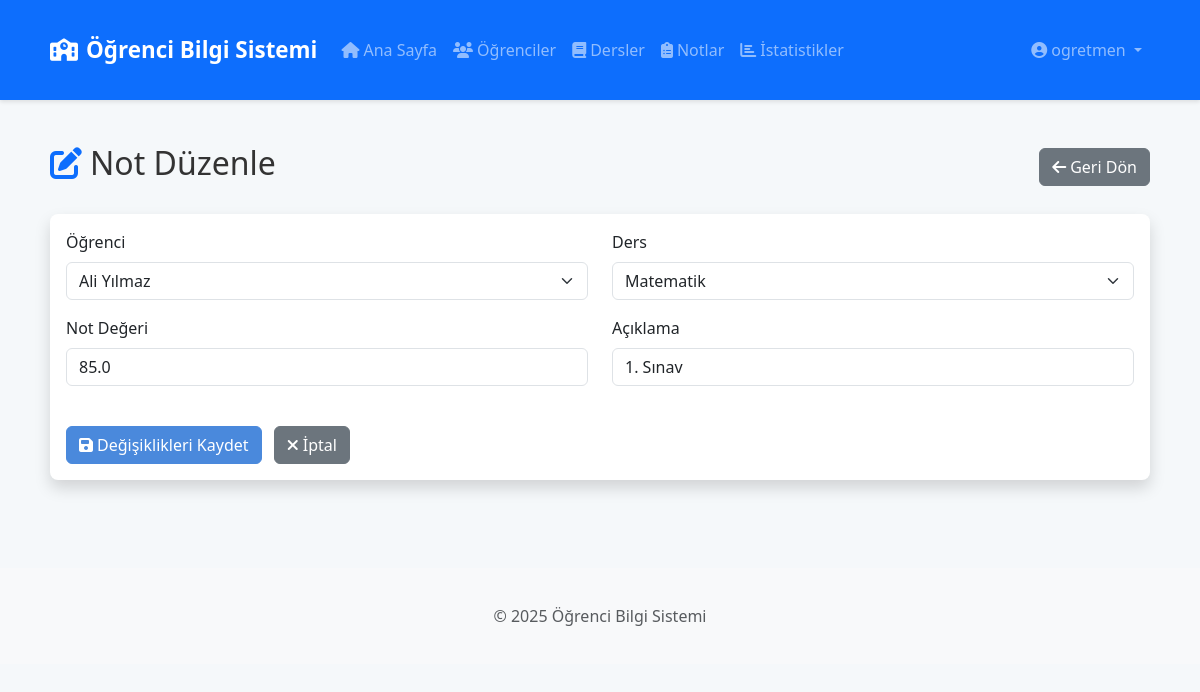
/not/duzenle/1 (signed in), run on the app's committed database.
### app.py (models this page shows, shortened)
class Not(db.Model):
    id = db.Column(db.Integer, primary_key=True)
    ogrenci_id = db.Column(db.Integer, db.ForeignKey('ogrenci.id'), nullable=False)
    ders_id = db.Column(db.Integer, db.ForeignKey('ders.id'), nullable=False)
    deger = db.Column(db.Float, nullable=False)
    aciklama = db.Column(db.String(200))

class Ogrenci(db.Model):
    id = db.Column(db.Integer, primary_key=True)
    ad = db.Column(db.String(50), nullable=False)
    soyad = db.Column(db.String(50), nullable=False)
    yas = db.Column(db.Integer)
    sinif = db.Column(db.String(10))
    telefon = db.Column(db.String(15))
    email = db.Column(db.String(100))
    kullanici_id = db.Column(db.Integer, db.ForeignKey('kullanici.id'))
    notlar = db.relationship('Not', backref='ogrenci', lazy=True)

class Ders(db.Model):
    id = db.Column(db.Integer, primary_key=True)
    ad = db.Column(db.String(100), nullable=False)
    ogretmen_id = db.Column(db.Integer, db.ForeignKey('kullanici.id'))
    notlar = db.relationship('Not', backref='ders', lazy=True)

### app.py (the view, shortened to what this page needs)
@app.route('/not/duzenle/<int:id>', methods=['GET', 'POST'])
@login_required(roles=['yonetici', 'ogretmen'])
def not_duzenle(id):
    not_kaydi = Not.query.get_or_404(id)
    ogrenciler = Ogrenci.query.all()
    dersler = Ders.query.all()
    return render_template('not_duzenle.html', not_kaydi=not_kaydi, ogrenciler=ogrenciler, dersler=dersler)

### app.py (called while the page is built)
def login_required(roles=None):
    def decorator(f):
        @wraps(f)
        def decorated_function(*args, **kwargs):
            if 'kullanici_id' not in session:
                flash('Bu sayfaya erişmek için giriş yapmalısınız', 'danger')
                return redirect(url_for('giris'))
            if roles and session['rol'] not in roles:
                flash('Bu sayfaya erişim yetkiniz yok', 'danger')
                return redirect(url_for('anasayfa'))
            return f(*args, **kwargs)
        return decorated_function
    return decorator

### templates/not_duzenle.html (shortened to what this page needs)
{% extends 'base.html' %}
{% block content %}
<div class="d-flex justify-content-between align-items-center mb-4">
    <h2><i class="fas fa-edit text-primary me-2"></i>Not Düzenle</h2>
    <a href="{{ url_for('notlar') }}" class="btn btn-secondary">
        <i class="fas fa-arrow-left me-1"></i>Geri Dön
    </a>
</div>
<div class="card shadow">
    <div class="card-body">
        <form method="POST" action="{{ url_for('not_duzenle', id=not_kaydi.id) }}">
            <div class="row">
                <div class="col-md-6 mb-3">
                    <label for="ogrenci_id" class="form-label">Öğrenci</label>
                    <select class="form-select" id="ogrenci_id" name="ogrenci_id" required>
                        {% for ogrenci in ogrenciler %}
                        <option value="{{ ogrenci.id }}" {% if ogrenci.id == not_kaydi.ogrenci_id %}selected{% endif %}>
                            {{ ogrenci.ad }} {{ ogrenci.soyad }}
                        </option>
                        {% endfor %}
                    </select>
                </div>
                <div class="col-md-6 mb-3">
                    <label for="ders_id" class="form-label">Ders</label>
                    <select class="form-select" id="ders_id" name="ders_id" required>
                        {% for ders in dersler %}
                        <option value="{{ ders.id }}" {% if ders.id == not_kaydi.ders_id %}selected{% endif %}>
                            {{ ders.ad }}
                        </option>
                        {% endfor %}
                    </select>
                </div>
            </div>
            <div class="row">
                <div class="col-md-6 mb-3">
                    <label for="deger" class="form-label">Not Değeri</label>
                    <input type="number" class="form-control" id="deger" name="deger"
                           value="{{ not_kaydi.deger }}" min="0" max="100" step="0.01" required>
                </div>
                <div class="col-md-6 mb-3">
                    <label for="aciklama" class="form-label">Açıklama</label>
                    <input type="text" class="form-control" id="aciklama" name="aciklama"
                           value="{{ not_kaydi.aciklama }}" placeholder="Örnek: 1. Sınav, Final, Proje vb.">
                </div>
            </div>
            <div class="mt-4">
                <button type="submit" class="btn btn-primary">
                    <i class="fas fa-save me-1"></i>Değişiklikleri Kaydet
                </button>
                <a href="{{ url_for('notlar') }}" class="btn btn-secondary ms-2">
                    <i class="fas fa-times me-1"></i>İptal
                </a>
            </div>
        </form>
    </div>
</div>
{% endblock %}

### static/css/style.css (style rules this page uses)
body { font-family: 'Segoe UI', Tahoma, Geneva, Verdana, sans-serif; background-color: #f5f8fa; color: #333; }
.card { border-radius: 8px; box-shadow: 0 4px 6px rgba(0, 0, 0, 0.1); margin-bottom: 20px; border: none; }
.btn-primary { background-color: #4a89dc; border-color: #4a89dc; }

### data on the page
Not: ogrenci_id "Ali Yılmaz", ders_id "Matematik", deger "85.0", aciklama "1. Sınav"

### other printed values
{{ session.get('kullanici_adi') }} "ogretmen"
